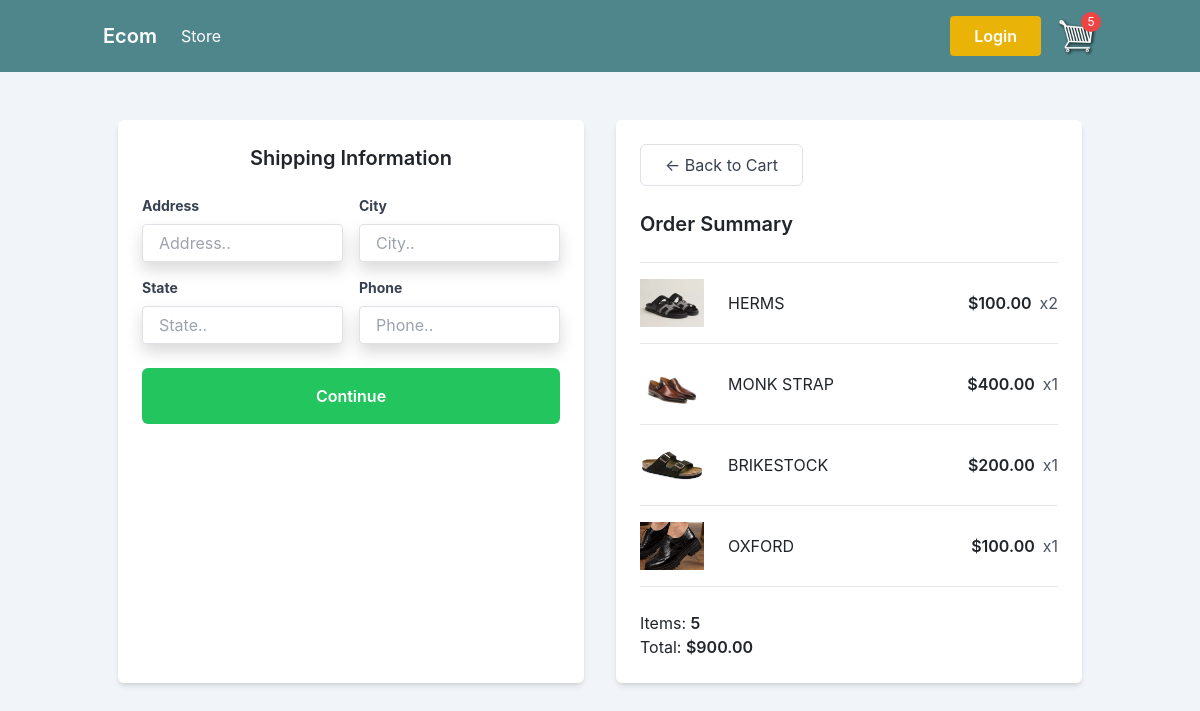
Before: /checkout/ (signed in) with the older database file.
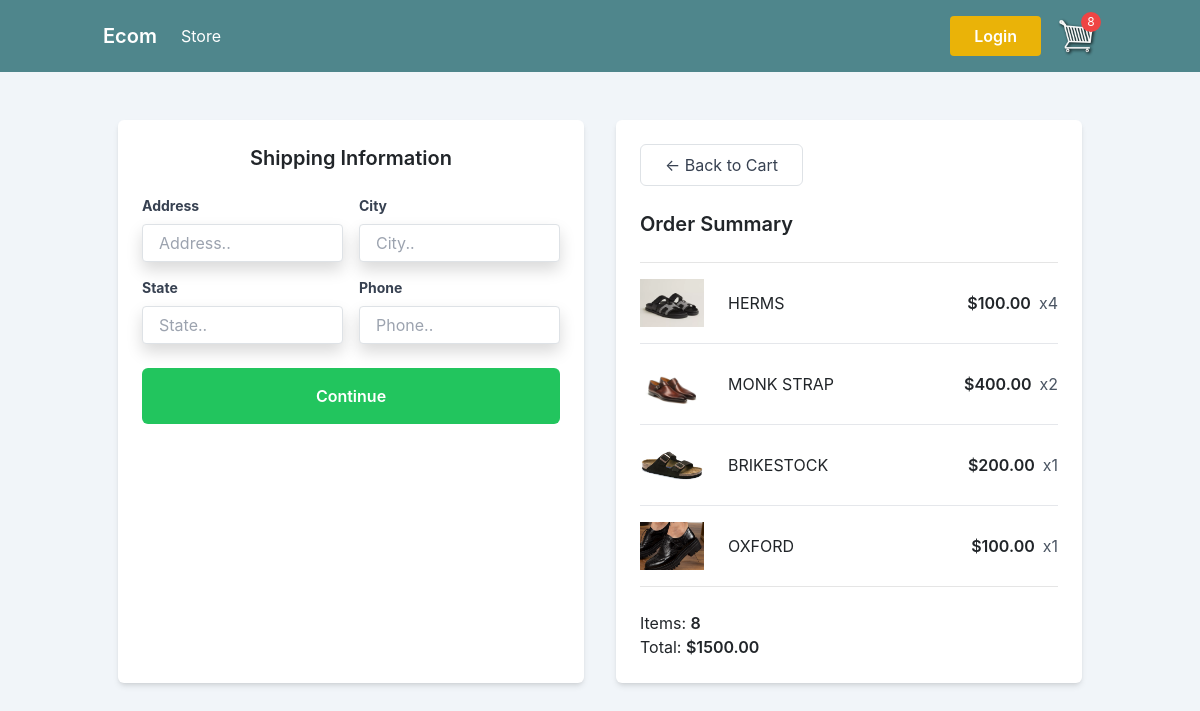
After: the same page with the newer database file.
### store/models.py (models this page shows, shortened)
class OrderItem(models.Model):
    product = models.ForeignKey(Product, on_delete=models.SET_NULL, null=True)
    order = models.ForeignKey(Order, on_delete=models.SET_NULL, null=True)
    quantity = models.IntegerField(default=0, null=True, blank=True)
    date_added = models.DateTimeField(auto_now_add=True)
    def get_total(self):
        total = self.product.price * self.quantity
        return total

class Order(models.Model):
    customer = models.ForeignKey(Customer, on_delete=models.SET_NULL, null=True, blank=True)
    date_ordered = models.DateTimeField(auto_now_add=True)
    complete = models.BooleanField(default=False)
    transaction_id = models.CharField(max_length=100, null=True)
    @property
    def get_cart_total(self):
        orderitems = self.orderitem_set.all()
        total = sum([item.get_total() for item in orderitems])
        return total
    @property
    def get_cart_items(self):
        orderitem = self.orderitem_set.all()
        total = sum([item.quantity for item in orderitem])
        return total
    @property
    def shipping(self):
        shipping_required = False
        orderitems = self.orderitem_set.all()
        for item in orderitems:
            if not item.product.digital:  # Check if the product is NOT digital
                shipping_required = True
                break  # Once we find a non-digital item, shipping is required
        return shipping_required

class Product(models.Model):
    name = models.CharField(max_length=200)
    price = models.FloatField()
    digital = models.BooleanField(default=False, null=True, blank=True)
    image = models.ImageField(null=True, blank=True)

### store/views.py (the view)
# urls.py: path('checkout/', views.checkout, name='checkout'),
def checkout(request):
    if request.user.is_authenticated:
        customer = request.user.customer
        order, created = Order.objects.get_or_create(customer=customer, complete=False)
        items = order.orderitem_set.all()
        cartItem = order.get_cart_items
    else:
        items = []
        order = {'get_cart_total': 0, 'get_cart_items': 0, 'shipping':False}
        cartItem = order['get_cart_items']
    context = {
        'items': items,
        'order': order,
        'cartItem': cartItem
    }
    return render(request, 'store/checkout.html', context)

### store/templates/store/checkout.html (shortened to what this page needs)
{% extends 'store/base.html' %}
{% load static %}
{% block content %}
<div class="container mx-auto ">
    <div class="grid grid-cols-1 lg:grid-cols-2 gap-8">
        <div class="bg-white rounded-md shadow-md p-6" id="form-wrapper">
            <form id="form" method="POST">
                <div class="mb-4" id="Shipping-info">
                    <h2 class="text-xl font-semibold text-center mb-4">Shipping Information</h2>
                    <div class="grid grid-cols-1 sm:grid-cols-2 gap-4">
                        <div>
                            <label for="address" class="block text-gray-700 text-sm font-bold mb-2">Address</label>
                            <input type="text" id="address" name="address" autocomplete="off" class="shadow appearance-none border rounded w-full py-2 px-3 text-gray-700 leading-tight focus:outline-none focus:shadow-outline" placeholder="Address..">
                        </div>
                        <div>
                            <label for="city" class="block text-gray-700 text-sm font-bold mb-2">City</label>
                            <input type="text" id="city" name="city" autocomplete="off" class="shadow appearance-none border rounded w-full py-2 px-3 text-gray-700 leading-tight focus:outline-none focus:shadow-outline" placeholder="City..">
                        </div>
                        <div>
                            <label for="state" class="block text-gray-700 text-sm font-bold mb-2">State</label>
                            <input type="text" id="state" name="state" autocomplete="off" class="shadow appearance-none border rounded w-full py-2 px-3 text-gray-700 leading-tight focus:outline-none focus:shadow-outline" placeholder="State..">
                        </div>
                        <div>
                            <label for="zip" class="block text-gray-700 text-sm font-bold mb-2">Phone</label>
                            <input type="text" id="zip" name="phone" autocomplete="off" class="shadow appearance-none border rounded w-full py-2 px-3 text-gray-700 leading-tight focus:outline-none focus:shadow-outline" placeholder="Phone..">
                        </div>
                    </div>
                </div>
                <button type="submit" id="form-button" class="bg-green-500 hover:bg-green-600 text-white font-semibold py-3 px-6 rounded-md w-full focus:outline-none focus:shadow-outline">
                    Continue
                </button>
            </form>
        </div>
        <div class="bg-white rounded-md shadow-md p-6">
            <div class="mb-4">
                <a href="{% url 'cart' %}" class="inline-block border border-gray-400 rounded-md py-2 px-4 text-gray-700 hover:bg-gray-100 focus:outline-none">
                    ← Back to Cart
                </a>
            </div>
            <h2 class="text-xl font-semibold mb-4">Order Summary</h2>
            <hr>
            <ul class="divide-y divide-gray-200">
                {% for item in items %}
                <li class="py-3 flex items-center">
                    <div class="bg-gray-200 w-16 h-12 rounded-md mr-4">
                        {% if item.product.image %}
                        <img src="{{ item.product.image.url }}" alt="{{ item.product.name }}" class="object-cover w-full h-full">
                        {% endif %}
                    </div>
                    <span>{{ item.product.name|upper }}</span>
                    <span class="ml-auto font-semibold">${{ item.product.price|floatformat:2 }}</span>
                    <span class="ml-2 text-gray-600">x{{ item.quantity }}</span>
                </li>
                {% empty %}
                <li class="py-3 text-gray-600">Your cart is empty.</li>
                {% endfor %}
            </ul>
            <hr>
            <div class="mt-4">
                <p>Items: <span class="font-semibold">{{ order.get_cart_items }}</span></p>
                <p>Total: <span class="font-semibold">${{ order.get_cart_total|floatformat:2 }}</span></p>
            </div>
        </div>
    </div>
</div>
{% endblock content %}

Changed rows visible on the page:
changed OrderItem "HERMS": quantity "2" → "4"
changed OrderItem "MONK STRAP": quantity "1" → "2"
changed through a linked row, Order: get_cart_items "5" → "8"; get_cart_total "900.00" → "1500.00"
Other visible differences:
{{ cartItem }}: "5" → "8"
